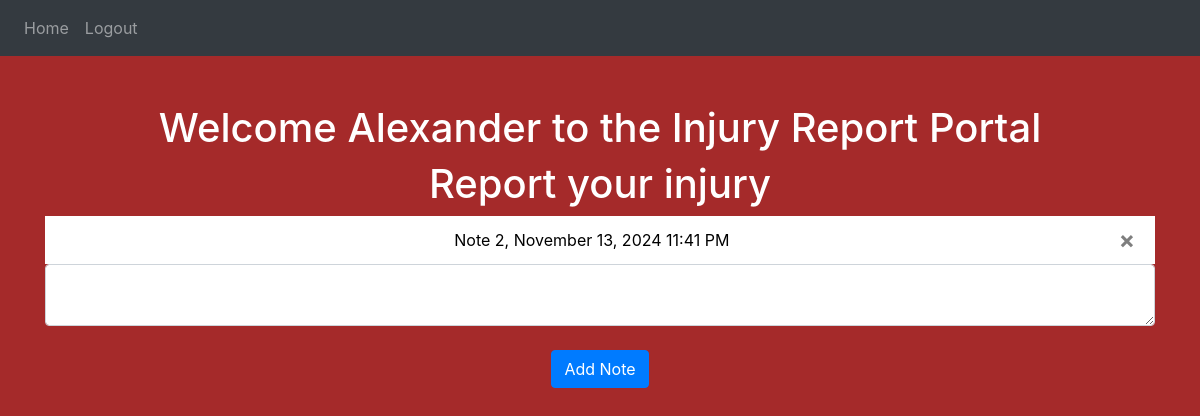
/ (signed in), run on an earlier commit of the app's database.
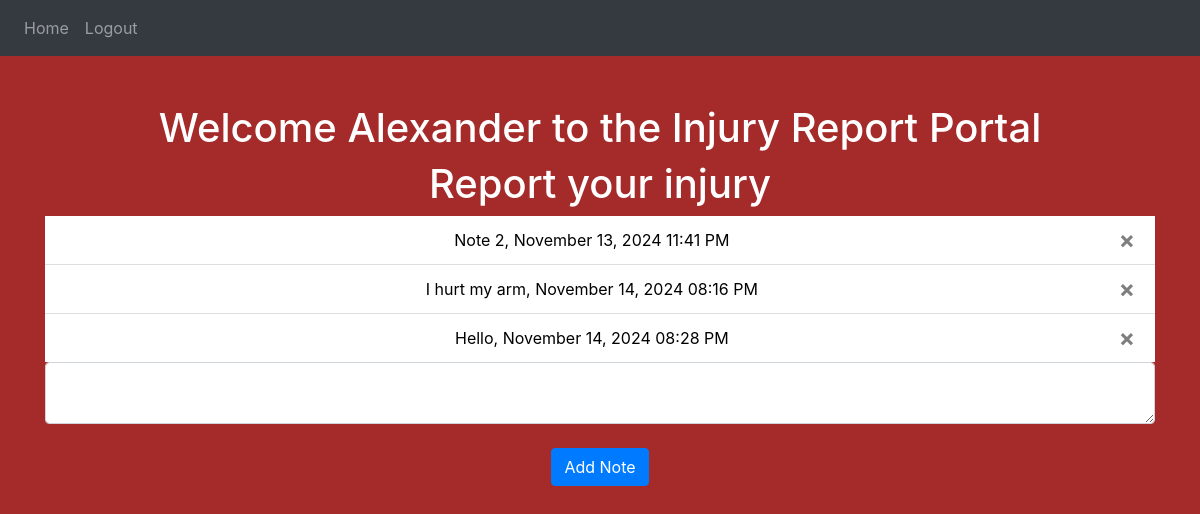
And on a later commit of the database.
### website/models.py (models this page shows)
class User(db.Model, UserMixin): #defines layout for objects
    id = db.Column(db.Integer, primary_key=True) #unique identifier that represents object
    email = db.Column(db.String(150), unique=True) #says no user can have the same email as another user
    password = db.Column(db.String(150))
    first_name = db.Column(db.String(150))
    last_name = db.Column(db.String(150))
    role = db.Column(db.String(150))
    notes = db.relationship('Note')

class Note(db.Model): #defines layout for objects
    id = db.Column(db.Integer, primary_key=True) #unique identifier that represents object
    data = db.Column(db.String(10000)) #the note itself
    date = db.Column(db.DateTime(timezone=True), default=func.now()) #date and time of note
    user_id = db.Column(db.Integer, db.ForeignKey('user.id')) #references an ID to a column of a different database

### website/views.py (the view, shortened to what this page needs)
@views.route('/', methods=['GET', 'POST']) # defines url to where this next function takes us (function runs when we go to this url)
@login_required
def home():
    return render_template("home.html", user=current_user) #renders the html inside of home.html

### website/templates/home.html (shortened to what this page needs)
{% extends "base.html" %} {% block title  %}Home{% endblock%}
{% block content %}
<br>
<br>
<div style="text-align: center;">
    <h1>Welcome {{ user.first_name }} to the Injury Report Portal</h1>
  </div>
  <div style="text-align: center;">
    <h1>Report your injury</h1>
    <ul class="list-group list-group-flush" id="notes">
        {% for note in user.notes %}
        <li class="list-group-item" style="color: black;">{{ note.data }}, {{ note.date.strftime("%B %d, %Y %I:%M %p") }}
            <button type="button" class="close" onClick="deleteNote({{ note.id }})">
                <span aria-hidden="true">&times;</span>
            </button>
        </li>
        {% endfor %}
    </ul>
  </div>
  <div style="text-align: center;">
    <form method="POST">
        <textarea name="note" id="note" class="form-control"></textarea>
        <br>
        <div align="center">
            <button type="submit" class="btn btn-primary">Add Note</button>
        </div>
    </form>
  </div>
{% endblock %}

### website/templates/base.html (shortened to what this page needs)
<!DOCTYPE html>
<html>
    <head>
        <link
            rel="stylesheet"
            href="https://stackpath.bootstrapcdn.com/bootstrap/4.4.1/css/bootstrap.min.css"
        />
        <link
            rel="stylesheet"
            href="https://stackpath.bootstrapcdn.com/font-awesome/4.7.0/css/font-awesome.min.css"
        />
    </head>
    <body>
        <nav class="navbar navbar-expand-lg navbar-dark bg-dark">
            <div class="collapse navbar-collapse" id="navbar">
                <div class="navbar-nav">
                    {% if user.is_authenticated %}
                    {% if user.role == "trainer" %}
                    <a class="nav-item nav-link" id="trainerHome" href="/trainerHome">Home</a>
                    {% else %}
                    <a class="nav-item nav-link" id="home" href="/">Home</a>
                    {% endif %}
                    <a class="nav-item nav-link" id="logout" href="/logout">Logout</a>
                    {% else %}
                    <a class="nav-item nav-link" id="login" href="/login">Login</a>
                    <a class="nav-item nav-link" id="signUp" href="/sign-up">Sign Up</a>
                    {% endif %}
                </div>
            </div>
        </nav>
        <div class="container">
        {% block content %}
        {% endblock %}
        </div>
    </body>
</html>

### website/templates/home.html (style rules this page uses)
body { background: brown; color: white; }

What changed in the data, as far as the page shows it:
added Note: data "I hurt my arm", date "November 14, 2024 08:16 PM"
added Note: data "Hello", date "November 14, 2024 08:28 PM"
